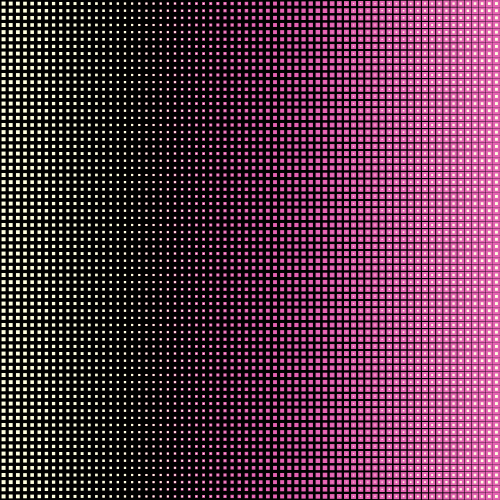
Frame 1 (no input)
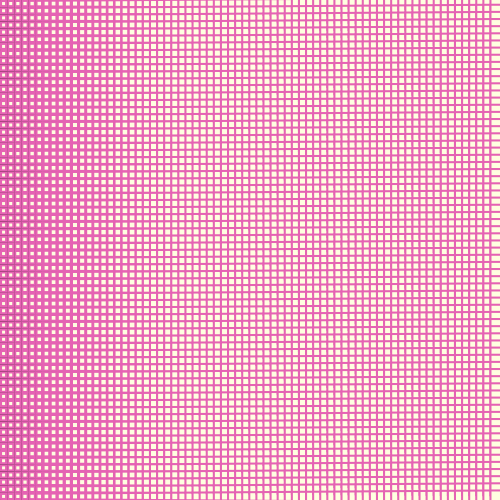
Frame 2 (the mouse pressed at the canvas centre, redrawn once)

The p5.js sketch that drew these frames (run headless with seeded random() and noise() and a simulated clock; the mouse was pressed at the canvas centre and the sketch redrawn once):

// p5.js sketch
// ── sketch.js
/**
 * @Author: viviennemulvey
 * @Date:   2020-09-23T09:26:27+01:00
 * @Last modified by:   viviennemulvey
 * @Last modified time: 2020-11-10T19:58:41+00:00
 */


let width = 500;
let height = 500;
let numOfObjects = 70;
let rows = width / numOfObjects;
let cols = height / numOfObjects;
let r = 0.1; //starting radius
let r1 = 4;




  function setup() {
    createCanvas(500, 500);
    noStroke();
    //colorMode(RGB,numOfObjects,numOfObjects,numOfObjects);
    rectMode(CENTER);
    background(0);
    noLoop();

  }

function draw() {

  let rotateValue = 45;

  background('#000000');
  for (i = rows / 2; i < width; i += rows) {
    for (j = cols / 2; j < height; j += cols) {
      //otate(rotateValue);
      fill('#E563B3');
      noStroke();
      rect(i, j, r, r);

      fill('#FFFFE0');
      rect(i, j , r1 ,r1);



    }
    r += .1; //gradually getting fatter
    r1 -= .1;
  }
}
